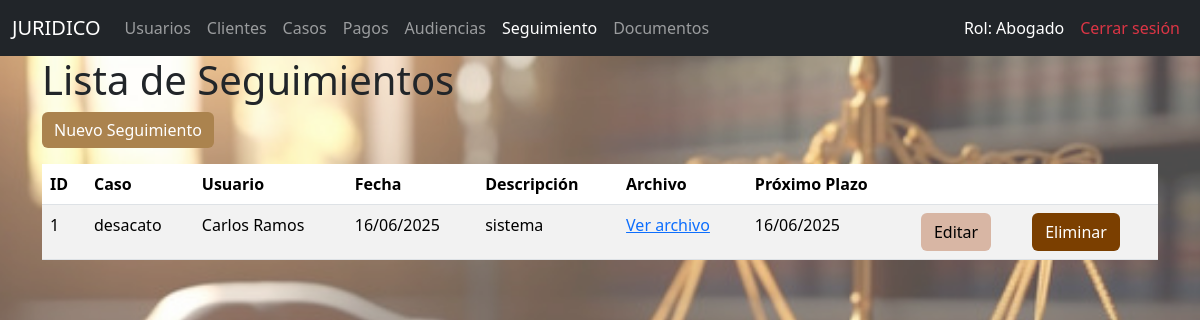
The page /seguimientos/ (signed in) on the database as committed earlier.
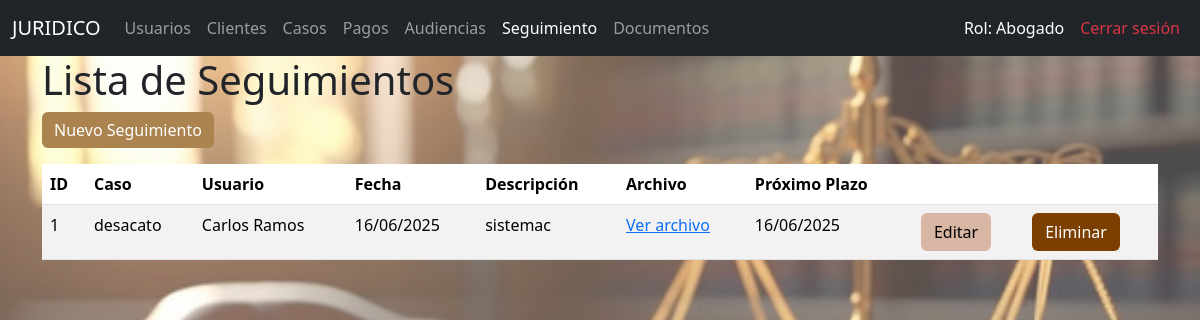
The same page on the database as committed later.
### models/rol_model.py (models this page shows, shortened)
class Rol(db.Model):
    __tablename__ = "rol"
    id_rol = db.Column(db.Integer,primary_key = True)
    nombre_rol = db.Column(db.String(50), nullable = False)
    usuarios = db.relationship('Usuario', back_populates='rol')

### models/seguimiento_model.py (models this page shows, shortened)
class Seguimiento(db.Model):
    __tablename__ = 'seguimiento'
    id = Column(Integer, primary_key=True, autoincrement=True)
    id_caso = Column(Integer, ForeignKey('caso.id_caso'), nullable=False)
    id_usuario = Column(Integer, ForeignKey('usuarios.id_usuario'), nullable=False)
    fecha = Column(Date, nullable=False)
    descripcion = Column(Text, nullable=False)
    archivo_url = Column(String(255))
    proximo_plazo = Column(Date)
    caso = db.relationship("Caso", back_populates="seguimientos")
    usuario = db.relationship("Usuario", back_populates="seguimientos")
    @staticmethod
    def get_all():
        return Seguimiento.query.all()

### models/caso_model.py (models this page shows, shortened)
class Caso(db.Model):
    __tablename__ = "caso"
    id_caso = db.Column(db.Integer, primary_key=True)
    id_cliente = db.Column(db.Integer, db.ForeignKey('clientes.id'), nullable=False)
    id_usuario = db.Column(db.Integer, db.ForeignKey('usuarios.id_usuario'), nullable=False)
    id_tipo = db.Column(db.Integer, db.ForeignKey('tipo_caso.id_tipo_caso'), nullable=False)
    id_estado_caso = db.Column(db.Integer, db.ForeignKey('estado_caso.id_estado_caso'), nullable=False)
    id_estado_pago = db.Column(db.Integer, db.ForeignKey('estado_pago.id_estado_pago'), nullable=False)
    fecha_apertura = db.Column(db.DateTime, nullable=False)
    descripcion = db.Column(db.Text, nullable=True)
    monto_total = db.Column(Numeric(10, 2), nullable=False)
    activo = db.Column(db.Boolean, default=True)
    cliente = db.relationship('Cliente', back_populates='casos')
    usuario = db.relationship('Usuario', back_populates='casos')
    tipo = db.relationship('TipoCaso', back_populates='casos')
    estado_caso = db.relationship('EstadoCaso', back_populates='casos')
    estado_pago = db.relationship('EstadoPago', back_populates='casos')
    audiencias = db.relationship('Audiencia', back_populates='caso')
    pagos = db.relationship("Pago", back_populates="caso")
    seguimientos = db.relationship('Seguimiento', back_populates='caso')
    documentos = db.relationship('Documento', back_populates='caso')

### models/usuario_model.py (models this page shows, shortened)
class Usuario(db.Model):
    __tablename__ = "usuarios"
    id_usuario = db.Column(db.Integer,primary_key = True)
    nombre = db.Column(db.String(80), nullable = False)
    usuario = db.Column(db.String(20), nullable = False, unique=True)
    password = db.Column (db.String, nullable=False)
    telefono = db.Column(db.String(20), nullable = True)
    direccion = db.Column(db.String(80), nullable = False)
    matricula = db.Column(db.String(50))
    id_especialidad = db.Column(db.Integer, db.ForeignKey('especialidad.id_especialidad'))
    id_rol = db.Column(db.Integer, db.ForeignKey('rol.id_rol'), nullable=False)
    id_estado_usuario = db.Column(db.Integer, db.ForeignKey('estado_usuario.id_estado_usuario'))
    activo = db.Column(db.Boolean, default=True, nullable=False)
    rol = db.relationship('Rol', back_populates='usuarios')
    estado_usuario = db.relationship('EstadoUsuario', back_populates='usuarios')
    especialidad = db.relationship('Especialidad', back_populates='usuarios')
    casos = db.relationship('Caso', back_populates='usuario')
    seguimientos = db.relationship('Seguimiento', back_populates='usuario')
    @staticmethod
    def get_by_id(id_usuario):
        return Usuario.query.get(id_usuario)

### controllers/seguimiento_controller.py (the view)
@seguimiento_bp.route("/")
def index():
    seguimientos = Seguimiento.get_all()
    return seguimiento_view.list(seguimientos)

### app.py (called while the page is built)
@login_manager.user_loader
def load_user(user_id):
    usuario = Usuario.get_by_id(int(user_id))
    return UserLogin(usuario) if usuario else None

@app.context_processor
def inject_active_path():
    def is_active(path):
        return 'active' if request.path == path else ''
    return dict(is_active=is_active)

### auth/user_login.py (called while the page is built)
    @property
    def rol(self):
        return self.usuario.rol.nombre_rol

### controllers/seguimiento_controller.py (called while the page is built)
@seguimiento_bp.before_request
def verificar_autenticacion():
    if not current_user.is_authenticated:
        return redirect(url_for('home'))  # Ruta de login o inicio

### views/seguimiento_view.py (called while the page is built)
def list(seguimientos):
    return render_template("seguimientos/index.html", seguimientos=seguimientos)

### templates/seguimientos/index.html (shortened to what this page needs)
{% extends "base.html" %}
{% block content %}
<h1>Lista de Seguimientos</h1>
<a class="btn btn-success mb-3" href="{{ url_for('seguimiento.create') }}" style=" background-color:rgb(171, 131, 78); color: white; border: none;">Nuevo Seguimiento</a>
<table class="table table-striped">
<thead>
<tr>
<th>ID</th>
<th>Caso</th>
<th>Usuario</th>
<th>Fecha</th>
<th>Descripción</th>
<th>Archivo</th>
<th>Próximo Plazo</th>
<th></th>
<th></th>
</tr>
</thead>
<tbody>
        {% for seguimiento in seguimientos %}
        <tr>
<td>{{ seguimiento.id }}</td>
<td>{{ seguimiento.caso.descripcion if seguimiento.caso else 'N/A' }}</td>
<td>{{ seguimiento.usuario.nombre if seguimiento.usuario else 'N/A' }}</td>
<td>{{ seguimiento.fecha.strftime('%d/%m/%Y') }}</td>
<td>{{ seguimiento.descripcion }}</td>
<td>
                {% if seguimiento.archivo_url %}
                    <a href="{{ url_for('static', filename=seguimiento.archivo_url) }}" target="_blank">Ver archivo</a>
                {% else %}
                    -
                {% endif %}
            </td>
<td>
                {% if seguimiento.proximo_plazo %}
                    {{ seguimiento.proximo_plazo.strftime('%d/%m/%Y') }}
                {% else %}
                    -
                {% endif %}
            </td>
<td>
<a class="btn" style="background-color:#D8B6A4;color:black;" href="{{ url_for('seguimiento.edit', id=seguimiento.id) }}" style=" background-color:rgb(134, 80, 66); color: white; border: none;">Editar</a>
</td>
<td>
<form action="{{ url_for('seguimiento.delete', id=seguimiento.id) }}" method="post" style="display:inline;">
<button class="btn" style="background-color:#7B3F00;color:white;" onclick="return confirm('¿Estás seguro de eliminar este seguimiento?')" style=" background-color:rgb(150, 113, 67); color: white; border: none;" type="submit">Eliminar</button>
</form>
</td>
</tr>
        {% endfor %}
    </tbody>
</table>
{% endblock %}

### templates/base.html (shortened to what this page needs)
<!doctype html>
<html lang="es">
  <head>
    <link href="https://cdn.jsdelivr.net/npm/bootstrap@5.3.6/dist/css/bootstrap.min.css" rel="stylesheet">
</head>
<body style="position: relative; z-index: 0;">
    <nav class="navbar navbar-expand-lg navbar-dark bg-dark">
        <div class="container-fluid">
          <a class="navbar-brand" href="#">JURIDICO</a>
          <div class="collapse navbar-collapse" id="navbarNav">
            <ul class="navbar-nav">
              <li class="nav-item">
                <a class="nav-link " aria-current="page" href="/usuarios/">Usuarios</a>
              </li>
              <li class="nav-item">
                <a class="nav-link {{is_active('/clientes/')}}" href="/clientes/">Clientes</a>
              </li>
              <li class="nav-item">
                <a class="nav-link {{is_active('/casos/')}}" href="/casos/">Casos</a>
              </li>
              <li class="nav-item">
                <a class="nav-link {{is_active('/pagos/')}}" href="/pagos/">Pagos</a>
              </li>
              <li class="nav-item">
                <a class="nav-link {{is_active('/audiencias/')}}" href="/audiencias/">Audiencias</a>
              </li>
              <li class="nav-item">
                <a class="nav-link {{is_active('/seguimientos/')}}" href="/seguimientos/">Seguimiento</a>
              </li>
              <li class="nav-item">
                <a class="nav-link {{is_active('/documentos/')}}" href="/documentos/">Documentos</a>
              </li>
            </ul>
          </div>
          <div class="collapse navbar-collapse" id="navbarNav">
            <ul class="navbar-nav ms-auto">
              <li class="nav-item">
                <span class="nav-link text-white">Rol: {{ current_user.rol }}</span>
              </li>
              <li class="nav-item">
                <a class="nav-link text-danger" href="{{ url_for('logout') }}">
                   Cerrar sesión
                </a>
              </li>
            </ul>
          </div>
        </div>
      </nav>
    <div class="container">
        {% block content %}
        {% endblock  %}
    </div>
  </body>
</html>

### templates/base.html (style rules this page uses)
body::before { content: ""; position: fixed; top: 0; left: 0; width: 100%; height: 100%; background: url('/static/img/fondo.jpg') no-repeat center center fixed; background-size: cover; opacity: 0.70; z-index: -1; }

Rows that differ between the two databases and show on the page:
changed Seguimiento "desacato": descripcion "sistema" → "sistemac"
